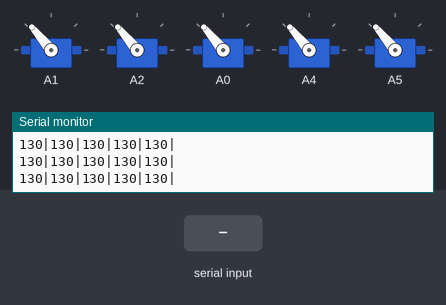
Recording of a sketch running on a simulated Arduino Uno, built with avr-gcc and run on an emulated ATmega328P. Shown: 5 × servo, the last lines printed to the serial monitor. The test bench sets the inputs (shaded band).

Above: at 1.2 s.
1.3 s: "a\n" received over Serial
At 2.0 s:
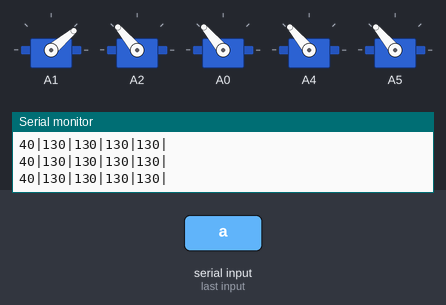
2.8 s: "A\n" received over Serial
At 3.4 s:
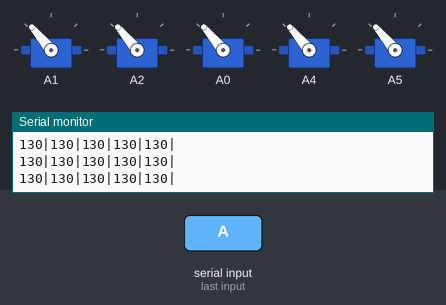
Timing chart, 0 to 5.8 s (numbered marks = the images above; inputs shaded):
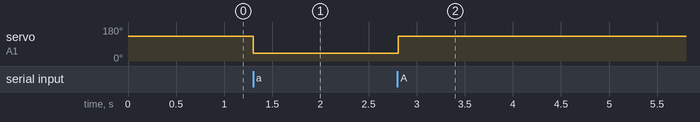

Measured:
- after the input at 1.3 s, servo on A1: 130° → 40° at once
- after the input at 2.8 s, servo on A1: 40° → 130° at once

The sketch:

ruka.ino
```cpp
#include <Servo.h>
String stat;
Servo prusti[5];
byte pos[5];


void setup() {
  prusti[0].attach(A1);
  prusti[1].attach(A2);
  prusti[2].attach(A0);
  prusti[3].attach(A4);
  prusti[4].attach(A5);

  for(int i=0;i<sizeof pos/sizeof pos[0];i++){
    pos[i]=130;
    prusti[i].write(pos[i]);
  }
  Serial.begin(9600);
  Serial.println("I am ready!");
}

void loop() {
 if(Serial.available()>0){
   stat=Serial.readStringUntil('\n');
   switch(stat[0]){
     case 'A':pos[0]=130;break;
     case 'a':pos[0]=40;break;
   }
   switch(stat[1]){
     case 'B':pos[1]=40;break;
     case 'b':pos[1]=130;break;
   }
   switch(stat[2]){
     case 'C':pos[2]=25;break;
     case 'c':pos[2]=130;break;
   }
   switch(stat[3]){
     case 'D':pos[3]=50;break;
     case 'd':pos[3]=140;break;
   }
   switch(stat[4]){
     case 'E':pos[4]=60;break;
     case 'e':pos[4]=130;break;
   }
 }

 for(int i=0;i<sizeof pos/sizeof pos[0];i++){
   prusti[i].write(pos[i]);
   Serial.print(pos[i]);
   Serial.print("|");
 }

 Serial.println();
 delay(5);
}
```
